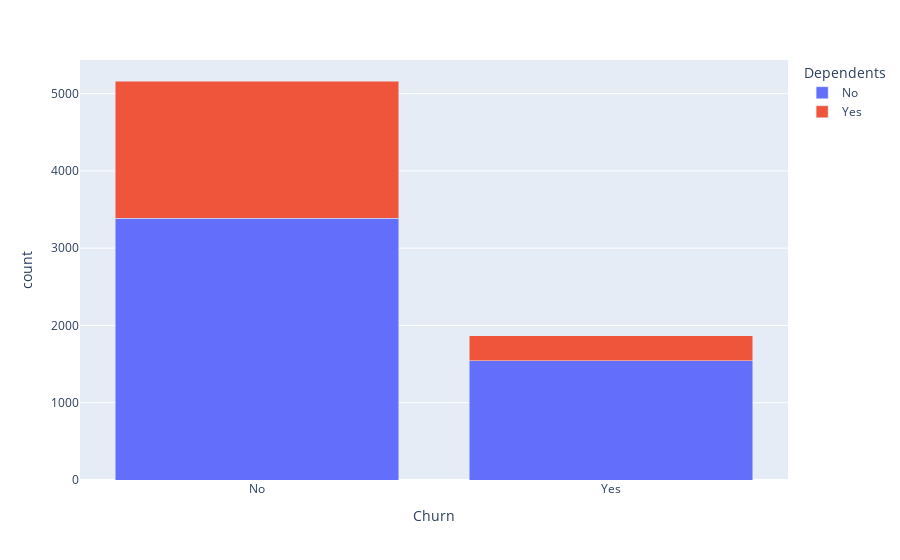

Write notebook code for a chart like this one.
### Markdown cell above
A lot of customers choose the Fiber optic service and it's also evident that the customers who use Fiber optic have high churn rate, this might suggest a dissatisfaction with this type of internet service.
Customers having DSL service are majority in number and have less churn rate compared to Fibre optic service.

### Code cell
import pandas as pd
import plotly.express as px

# Count combinations
df_counts = df.groupby(['Churn', 'Dependents']).size().reset_index(name='count')

# Stacked bar chart
fig = px.bar(df_counts, x='Churn', y='count', color='Dependents', barmode='stack')
fig.show()

### Figure 1 — Plotly figure (JSON) as saved in the notebook; plotly's stock layout.template omitted (floating-point values rounded to 4 significant figures)
{"data": [{"alignmentgroup": "True", "hovertemplate": "Dependents=No<br>Churn=%{x}<br>count=%{y}<extra></extra>", "legendgroup": "No", "marker": {"color": "#636efa", "pattern": {"shape": ""}}, "name": "No", "offsetgroup": "No", "orientation": "v", "showlegend": true, "textposition": "auto", "type": "bar", "x": ["No", "Yes"], "xaxis": "x", "y": [3390, 1543], "yaxis": "y"}, {"alignmentgroup": "True", "hovertemplate": "Dependents=Yes<br>Churn=%{x}<br>count=%{y}<extra></extra>", "legendgroup": "Yes", "marker": {"color": "#EF553B", "pattern": {"shape": ""}}, "name": "Yes", "offsetgroup": "Yes", "orientation": "v", "showlegend": true, "textposition": "auto", "type": "bar", "x": ["No", "Yes"], "xaxis": "x", "y": [1773, 326], "yaxis": "y"}], "layout": {"barmode": "stack", "legend": {"title": {"text": "Dependents"}, "tracegroupgap": 0}, "margin": {"t": 60}, "xaxis": {"anchor": "y", "domain": [0, 1], "title": {"text": "Churn"}}, "yaxis": {"anchor": "x", "domain": [0, 1], "title": {"text": "count"}}}}
